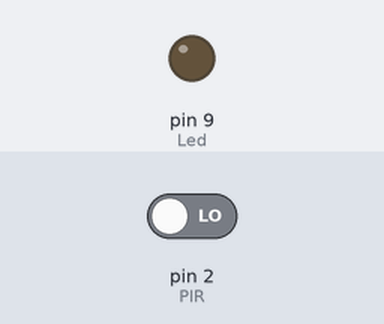
The sketch below on a simulated Arduino Uno, built with avr-gcc and run on an emulated ATmega328P. Shown: output pins drawn as LEDs (lit = HIGH). Inputs (shaded band) come from the test bench; at power-on: pin 2 (PIR) LOW.

Above: at 1.8 s.
1.9 s: pin 2 (PIR) driven HIGH
At 3.2 s:
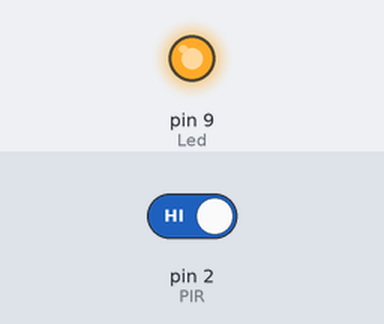
3.5 s: pin 2 (PIR) driven LOW
At 5.3 s:
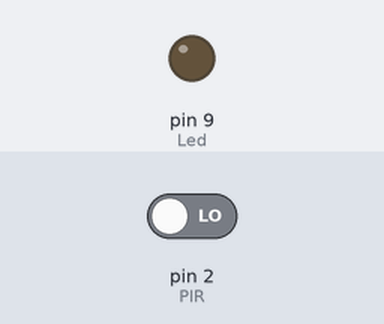
Timing chart, 0 to 6.8 s (numbered marks = the images above; inputs shaded):
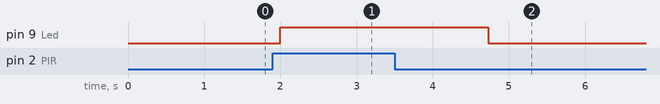

Measured:
- after the input at 1.9 s, pin 9 (Led): LOW → HIGH after 0.10 s
- after the input at 3.5 s, pin 9 (Led): HIGH → LOW after 1.2 s

The sketch:

Pir_sender_v0.ino
```cpp
/* Sender on D12
 * Led on D13
 * Pushbutton on D3
 * 470uF Cap over +-
 * Pir on D2
 */
#include <IRremote.h>

IRsend irsend;

const int Pushbutton = 3;
const int PIR = 2;
const int Led = 9;

void setup()
{
    pinMode(Led,OUTPUT);
    pinMode(PIR,INPUT);
}

void loop()
{

    if(digitalRead(PIR))
    {
        digitalWrite(Led, HIGH);
        for (int i = 0; i < 8; i++)
        {
          irsend.sendSony(8251, 12);
          //testSony(0x577, 12);
          delay(40);
        }
    }
    else
    {
      digitalWrite(Led,LOW);
    }

      delay(500);


}
```
